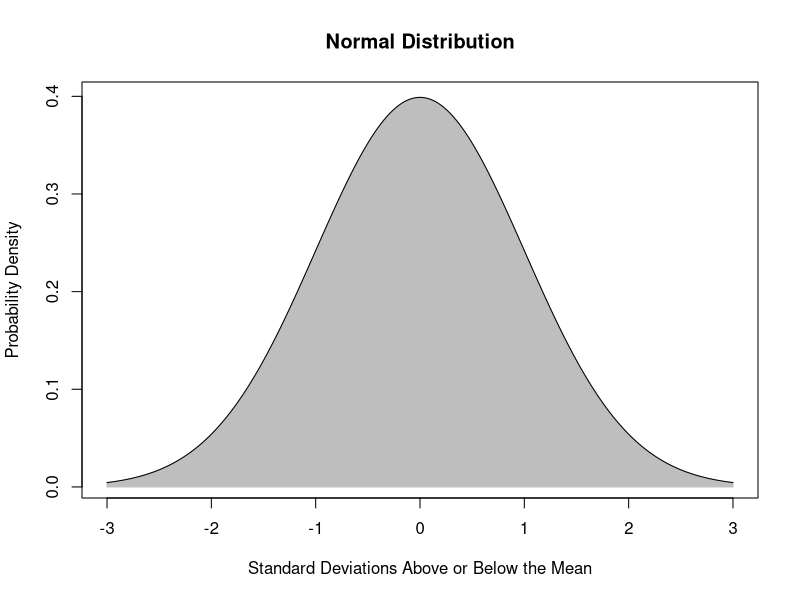
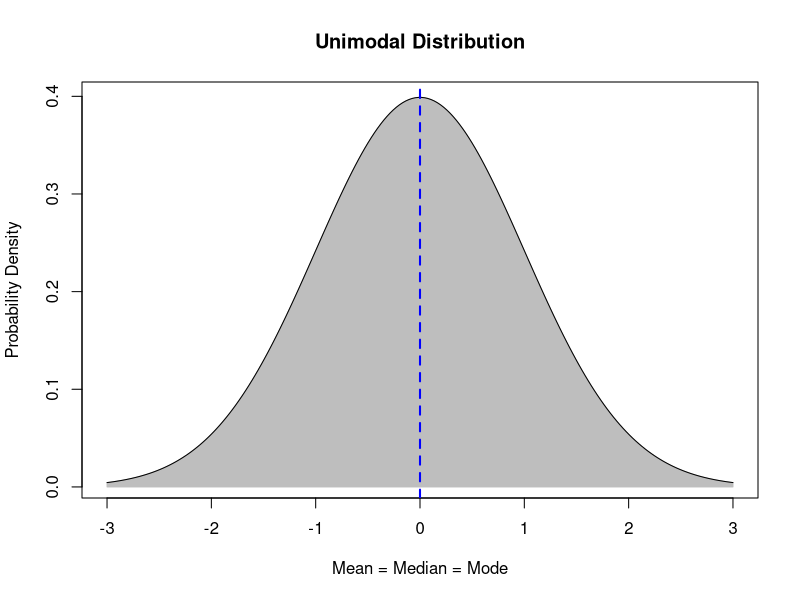
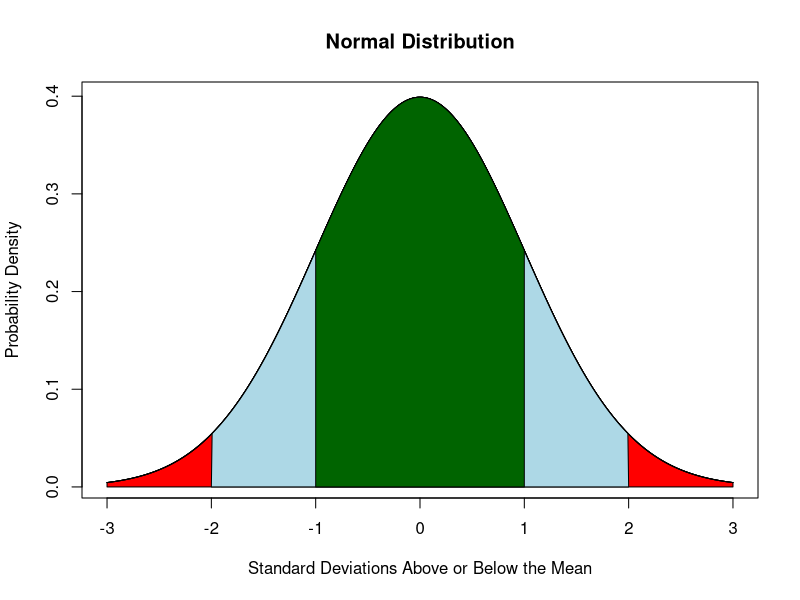
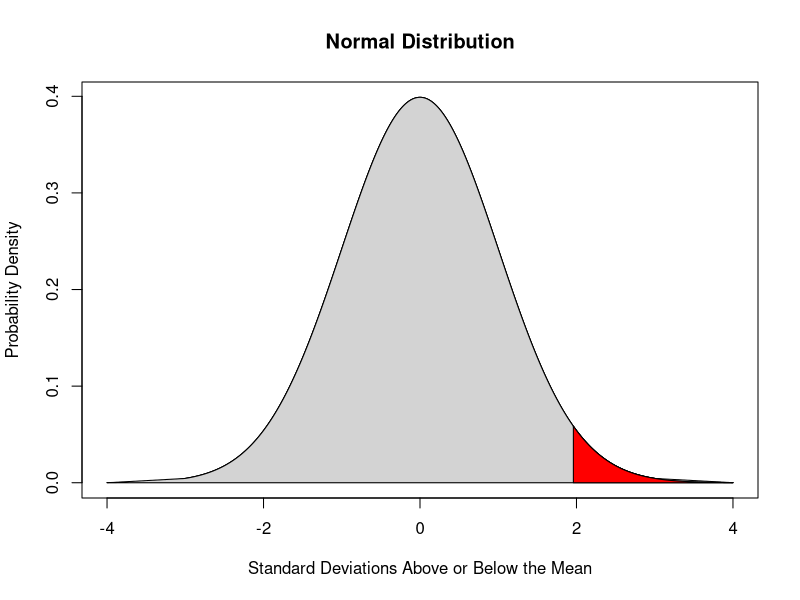
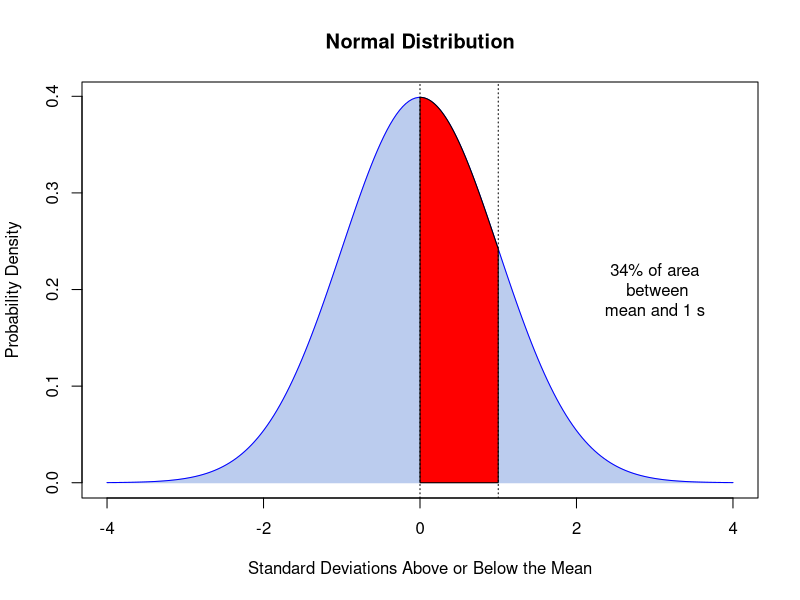
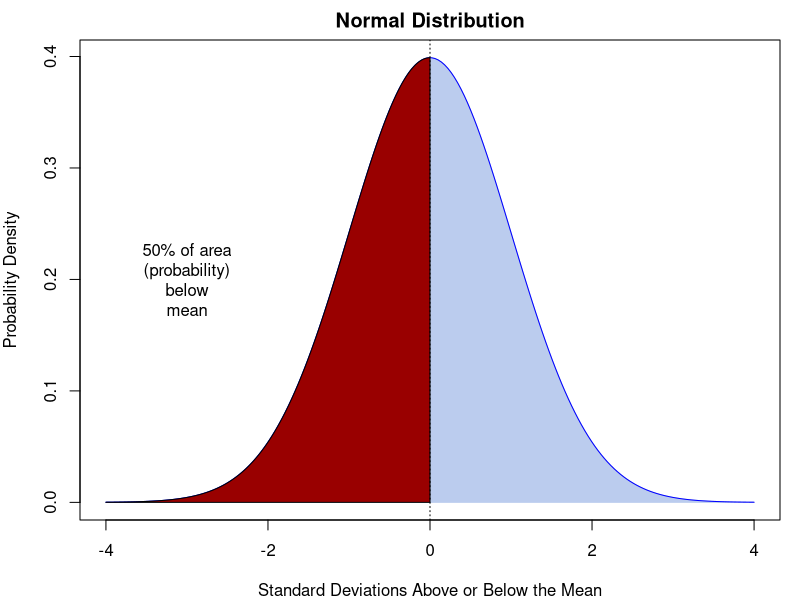
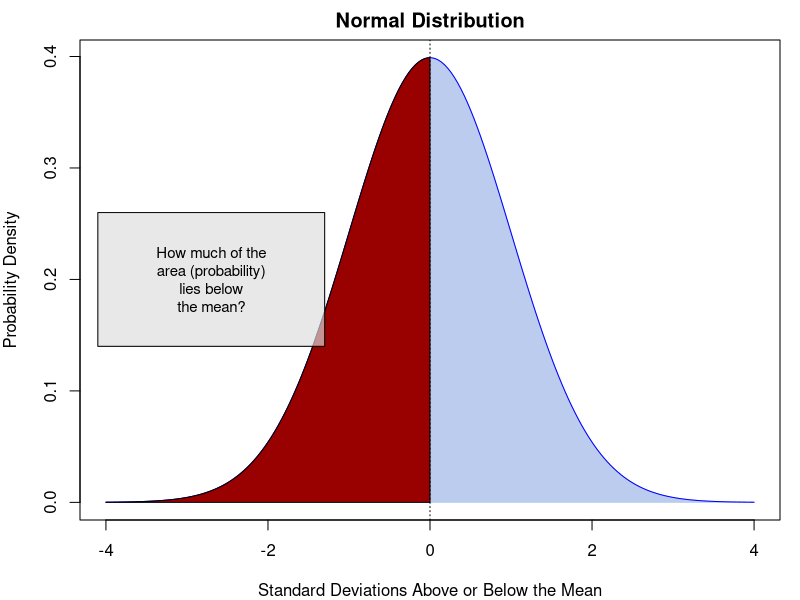
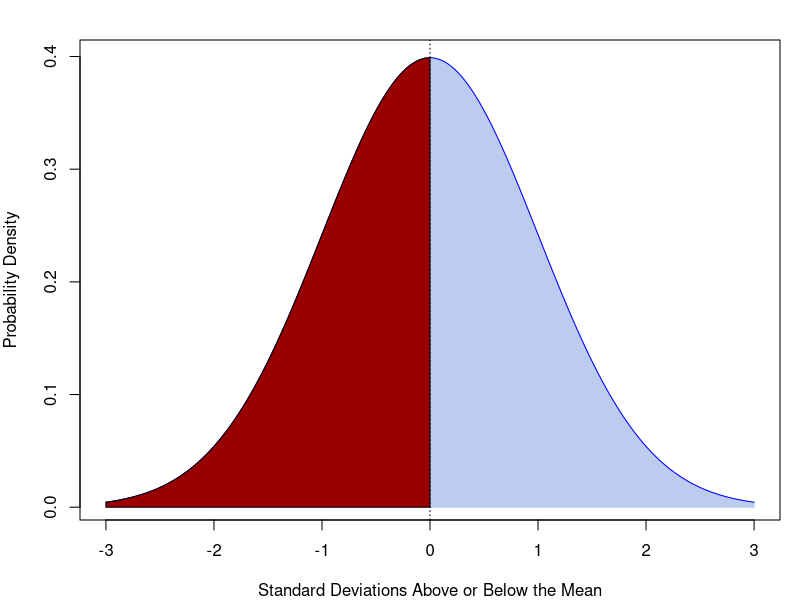

Here is the R script that generated these plots, in order:
# R plots of distributions

# 2011-2012, Jesse Hamner
# Much of this R code was assembled from multiple sources
# in the public domain. The remainder (and any errors) are mine.
#
# This script creates a series of varied normal plots, with 
# variations intended to instruct students about probability and 
# the normal distribution itself. 
#
# This series of graphics would likely not be used in its entirety, 
# at least, not all on the same day. The majority of these graphics
# would likely follow the section on coin flips, found in 
# headplot.R (a separate script, elsewhere in this folder).
#

# To keep titles consistent, here's three suggested labels:
primaryTitle<-("Normal Distribution")
primaryXTitle<-("Standard Deviations Above or Below the Mean")
primaryYTitle<-("Probability Density")

darkred <- "#990000ff"
mygreen <- "#00aa00ff"
paleblue <- "#bbccee"
paleyellow <- "#eeeeaa"
turquoise <- "#66bbdd"

# Set narrow margins for these graphics:
margins <- c(4,4,2,1)

###############################################################
# A custom function to draw fairly basic normal plots.
# This function takes a few arguments, but it's designed to
# also give a very consistent feel across plots.
###############################################################

normalPlot <- function(stddev,lb,ub,xlabel,ylabel,mainlabel,fillcolor,linecolor) {
	mean=0
	sd <- stddev
	x <- seq(lb,ub,length=200)*sd + mean
	hx <- dnorm(x,mean,sd)
	i <- x >= lb & x <= ub

	if ( linecolor=="none" | linecolor==0 | linecolor=="" | linecolor=="null" ) {
		linecolor<-("black")	
	}	

	plot(x, hx, type="n", xlab=xlabel, ylab=ylabel, main=mainlabel, 
		axes=TRUE, col=linecolor)
	
	if ( fillcolor=="none" | fillcolor=="null" | fillcolor=="") {
		fillcolor<-("white")	
	}	

	polygon(c(lb,x[i],ub), c(0,hx[i],0), col=fillcolor, border=fillcolor)
	lines(x,hx, col=linecolor)

return;
} # end of the function


###############################################################
# Sort of a demonstration of the above function -- a simple 
# normal plot from -3 to 3 std devs, mean at zero.
###############################################################


png(filename="normalplot.png", res=300, bg="white", type="quartz", pointsize=12, width=6, height=6, units="in")

normalPlot(stddev=1,
           lb=-3,
           ub=3,
           xlabel=primaryXTitle,
           ylabel=primaryYTitle,
           mainlabel=primaryTitle,
           fillcolor="gray",
           linecolor="black"
          )

dev.off()


###############################################################
# Another simple bell curve to show that the mean=median=mode 
# for this type of unimodal distribution:
###############################################################

png(filename="unimodalsymmetricplot.png",
    res=300,
    bg="white",
    type="quartz",
    pointsize=12,
    width=6,
    height=6,
    units="in"
   )

normalPlot(stddev = 1,
           lb = -3,
           ub = 3,
           xlabel = "Mean = Median = Mode",
           ylabel = primaryYTitle,
           main = "Unimodal Distribution",
           fillcolor = "gray",
           linecolor = "black"
          )
abline(v = 0,
       h = 1,
       lty = 2,
       col = "blue",
       lwd = 2
      )

dev.off()



###############################################################
# A normal plot with colored blocks between standard deviations:

###############################################################

png(filename="normalplotwithsd.png", res=300, bg="white", type="quartz", pointsize=12, width=6, height=6, units="in")

mean=0
sd=1
x <- seq(-3,3,length=100)*sd + mean
hx <- dnorm(x,mean,sd)

plot(x, hx, type="n", xlab=primaryXTitle, ylab=primaryYTitle, main=primaryTitle, axes=TRUE)
lines(x,hx)

#
# build layers of standard deviation on top of each other:
#
# from -3 to +3 s (red):
lb=-3; ub=3
x <- seq(-3,3,length=400)*sd + mean
hx <- dnorm(x,mean,sd)
lines(x, hx)
i <- x >= lb & x <= ub
polygon(c(lb,x[i],ub), c(0,hx[i],0), col="red")

area <- pnorm(ub, mean, sd) - pnorm(lb, mean, sd)
result <- paste("P(",lb,"< mean <",ub,") =",
   signif(area, digits=3))
#mtext(result,1) 

# from -2 to +2 s (light blue):
lb=-2; ub=2
x <- seq(-3,3,length=400)*sd + mean
hx <- dnorm(x,mean,sd)
lines(x, hx)
i <- x >= lb & x <= ub
polygon(c(lb,x[i],ub), c(0,hx[i],0), col="light blue")

area <- pnorm(ub, mean, sd) - pnorm(lb, mean, sd)
result <- paste("P(",lb,"< mean <",ub,") =",
   signif(area, digits=3))
#mtext(result,1) 

# from -1 to +1 s (dark green):
lb=-1; ub=1
x <- seq(-3,3,length=400)*sd + mean
hx <- dnorm(x,mean,sd)
lines(x, hx)
i <- x >= lb & x <= ub
polygon(c(lb,x[i],ub), c(0,hx[i],0), col="dark green")

area <- pnorm(ub, mean, sd) - pnorm(lb, mean, sd)
result <- paste("P(",lb,"< mean <",ub,") =",
   signif(area, digits=3))

#rect(-0.75, 0.14, 0.75, 0.16, col="#ddddddaa")
#text(result, x=0, y=0.15) 

dev.off()


######################################################
#
# This graph displays probability between 1.96 and 4 SD
# (95th percentile of probability for a two-tailed test)
#
######################################################

png(filename="normalplot95pctile.png", res=300, bg="white", type="quartz", pointsize=12, width=6, height=6, units="in")

normalPlot(stddev=1,lb=-4,ub=4,xlabel=primaryXTitle, ylabel=primaryYTitle, mainlabel=primaryTitle,fillcolor="lightgray", linecolor="black")

lb=-4; ub=4
i <- x >= lb & x <= ub
lines(x, hx)
polygon(c(lb,x[i],ub), c(0,hx[i],0), col="light gray")

area <- pnorm(ub, mean, sd) - pnorm(lb, mean, sd)
result <- paste("P(",lb, expression("< " * mu * "<"), ub,") =", signif(area, digits=3))
# mtext(result,1) 


mean=0
sd=1
lb=1.96; ub=4

x1 <- seq(lb,ub,length=100)*sd + mean
hx1 <- dnorm(x1,mean,sd)
i <- x1 >= lb & x1 <= ub

lines(x1, hx1)
polygon(c(lb,x1[i],ub), c(0,hx1[i],0), col="red")

area <- pnorm(ub, mean, sd) - pnorm(lb, mean, sd)
result <- paste("P(",lb,"< mean <",ub,") =", signif(area, digits=3))
   
#arrows(-4,0.05,4,0.05, code=3)

dev.off()

######################################################
#
# This graph displays probability between 0 and 1 SD
# (34th percentile of probability), or, here,
# 34% of the total probability distribution function area
#
######################################################

png(filename="34pctarea.png", width=5, height=4, units="in", pointsize=12, bg="white", res=300, type="quartz")

sd <- 1
lb <- -4
ub <- 4

normalPlot(stddev = sd,
           lb = lb,
           ub = ub,
           xlabel = primaryXTitle,
           ylabel = primaryYTitle,
           mainlabel = primaryTitle,
           fillcolor = paleblue,
           linecolor="blue"
          )

x=seq(0, sd, length = 200)
y=dnorm(x)
polygon(c(0,x,1),c(0,y,0), col="red")

abline(v=0,col=1,lty=3)
abline(v=sd,col=1,lty=3)

text(x=3, y=0.2, labels=("34% of area\n between\nmean and 1 s"), cex=1.0)

dev.off()

######################################################
#
# This graph displays probability between -infinity and 0 SD,
# 50% of the total probability distribution function area
#
######################################################

png(filename="50pctarea.png", 
    width=5,
    height=4,
    units="in",
    pointsize=12,
    bg="white",
    res=300,
    type="quartz"
   )

par(mar=margins)

sd <- 1
lb <- -4
ub <- 4

normalPlot(stddev=sd,lb=lb,ub=ub,xlabel=primaryXTitle, ylabel=primaryYTitle, mainlabel=primaryTitle,fillcolor=paleblue,linecolor="blue")

x=seq(-4,0,length=200)
y=dnorm(x)
polygon(c(lb,x,0),c(0,y,0), col=darkred)

abline(v=0,col=1,lty=3)
text(x=-3, y=0.2, labels=("50% of area\n(probability)\nbelow\nmean"), cex=1.0)

dev.off()



png(filename="50pctareanolabels.png", 
    width=5,
    height=4,
    units="in",
    pointsize=12,
    bg="white",
    res=300,
    type="quartz"
)

par(mar=margins)
sd <- 1
lb <- -4
ub <- 4

normalPlot(stddev=sd,lb=lb,ub=ub,xlabel=primaryXTitle, ylabel=primaryYTitle, mainlabel=primaryTitle,fillcolor=paleblue,linecolor="blue")

x=seq(-4,0,length=200)
y=dnorm(x)
polygon(c(lb,x,0),c(0,y,0), col=darkred)
abline(v=0,col=1,lty=3)
rect(-4.1, 0.14, -1.3, 0.26, col="#ddddddaa")
text(x=-2.7, y=0.2, labels=("How much of the\narea (probability)\nlies below\nthe mean?"), cex=0.9)

dev.off()


######################################################
#
# This graph displays probability between -3 and 0 SD, nearly
# 50% of the total probability distribution function area
#
######################################################

png(filename="49pctarea.png", width=5, height=4, units="in", pointsize=12, bg="white", res=300, type="quartz")

par(mar=margins)

sd <- 1
lb <- -3
ub <- 3

normalPlot(stddev=sd,lb=lb,ub=ub,xlabel=primaryXTitle, ylabel=primaryYTitle, mainlabel="",fillcolor=paleblue,linecolor="blue")

x=seq(lb,0,length=200)
y=dnorm(x)
polygon(c(lb,x,0),c(0,y,0), col=darkred)

abline(v=0,col=1,lty=3)
# text(x=-3, y=0.2, labels=("50% of area\n(probability)\nbelow\nmean"), cex=1.0)

dev.off()

################################################
#
# This graph demonstrates some hopefully basic
# arithmetic.
#
################################################

png(filename="normalplotarithmetic.png", res=300, bg="white", type="quartz", pointsize=12, width=6, height=6, units="in")

sd <- 1
x=seq(-4,4,length=200)
y=dnorm(x)
plot(x,y,type="l", lwd=2, col="blue", xlab=primaryXTitle,ylab=primaryYTitle,main=primaryTitle)
polygon(c(-4,x,4),c(0,y,0),col=darkred)

x=seq(0,sd,length=200)
y=dnorm(x)
polygon(c(0,x,sd),c(0,y,0), col=paleblue)

abline(v=0,col=1,lty=3)
abline(v=sd,col=1,lty=3)

text(x=2, y=0.3, labels=("34% of area\n between\nmean and 1 s"), cex=1.0)

x1=seq(1,4,length=200)
y1=dnorm(x1)
polygon(c(1,x1,4),c(0,y1,0),col="yellow")
text(x=3,y=0.12, labels=(expression("16% of area between")),cex=0.8)
text(x=3,y=0.1, labels=(expression("1s and " * infinity)), cex=0.8)
# expression(hat(beta) == (X^t * X)^{-1} * X^t * y)
dev.off()

################################################
#
# This plot shows 95 percent of the total probability
# up to 1.645 s, i.e. like a one-tailed test
#
################################################
png(filename="95pctarea.png", width=5, height=4, units="in", pointsize=12, bg="white", res=300, type="quartz")

sd <- 1
lb <- -4
ub <- 4

normalPlot(stddev=sd,lb=lb,ub=4,xlabel=primaryXTitle, ylabel=primaryYTitle, mainlabel=primaryTitle,fillcolor=paleblue,linecolor="blue")

sd <- 1.645
x=seq(sd,ub,length=200)
y=dnorm(x)
polygon(c(sd,x,4),c(0,y,0), col=darkred)

abline(v=0,col=1,lty=3)
abline(v=sd,col=1,lty=1)
#abline(v=-1.96,col=1,lty=1)

#text(x=0, y=0.2, labels=("Cannot reject\n null hypothesis"), cex=1.0)
text(x=3, y=0.2, labels=("5% of area\nabove 1.645 s"), cex=1.0)
#text(x=-3, y=0.2, labels=("p<0.05,\nReject null"), cex=1.0)

dev.off()

################################################
#
# This plot shows 90 percent of the total probability
# with two 5% tails (outside of +/- 1.645 standard deviations)
#
################################################

png(filename="90pctarea.png", width=5, height=4, units="in", pointsize=12, bg="white", res=300, type="quartz")

sd <- 1
lb <- -4
ub <- 4

normalPlot(stddev=sd,lb=lb,ub=4,xlabel=primaryXTitle, ylabel=primaryYTitle, mainlabel=primaryTitle,fillcolor="cyan",linecolor="blue")

sd <- 1.645
x=seq(sd,4,length=200)
y=dnorm(x)
polygon(c(sd,x,4),c(0,y,0), col="red")

x=seq(-4,-(sd),length=200)
y=dnorm(x)
polygon(c(-4,x,-(sd)),c(0,y,0), col="red")

abline(v=0,col=1,lty=3)
abline(v=sd,col=1,lty=1)
abline(v=-(sd),col=1,lty=1)

text(x=0, y=0.2, labels=("90% of\narea inside\n[-1.65s,+1.65s]"), cex=1.0)
text(x=3, y=0.1, labels=("5% here"), cex=1.0)
text(x=-3, y=0.1, labels=("5% here"), cex=1.0)

dev.off()

################################################
#
# This plot shows 95 percent of the total 
# probability with two 2.5% tails (outside of
# +/- 1.96 standard deviations)
#
################################################

png(filename="95pctconfidence.png", width=5, height=4, units="in", pointsize=12, bg="white", res=300, type="quartz")

sd <- 1
lb <- -4
ub <- 4

normalPlot(stddev=sd,lb=lb,ub=4,xlabel=primaryXTitle, ylabel=primaryYTitle, mainlabel=primaryTitle,fillcolor="cyan",linecolor="blue")

sd <- 1.96

x=seq(sd,4,length=200)
y=dnorm(x)
polygon(c(sd,x,4),c(0,y,0), col="red")

x=seq(-4,-(sd),length=200)
y=dnorm(x)
polygon(c(-4,x,-(sd)),c(0,y,0), col="red")

abline(v=0,col=1,lty=3)
abline(v=sd,col=1,lty=1)
abline(v=-(sd),col=1,lty=1)

text(x=0, y=0.2, labels=("95% of\narea inside\n[-1.96s,+1.96s]"), cex=1.0)
text(x=3, y=0.1, labels=("2.5% here"), cex=1.0)
text(x=-3, y=0.1, labels=("2.5% here"), cex=1.0)

dev.off()

################################################
#
# This plot overlays multiple normal plots
# to help students visualize *sample* versus
# *population* distribution
#
################################################

png(filename="multiplesamples.png", width=5, height=4, units="in", pointsize=12, bg="white", res=300, type="quartz")

sd <- 1
x=seq(-6,6,length=200)
y=dnorm(x)
plot(x,y,type="l", lwd=3, col="blue", ylab="Probability Density", main="Population versus Samples")

x=seq(-6,6,length=200)
y=dnorm(x)
polygon(c(-4,x,4),c(0,y,0),col="cyan")

#x=seq(0,sd,length=200)
#y=dnorm(x)
#polygon(c(0,x,sd),c(0,y,0), col="red")


x=seq(-1,6,length=200)
y=dnorm(x, mean=3, sd=0.5)
#polygon(c(-3,x,3),c(0,y,0),col="green")
lines(x,(y*0.3), type="l", lwd=3, col="black")


x=seq(-5,4,length=200)
y=dnorm(x, mean=-1, sd=1.2)
polygon(c(-5,x,4),c(0,(y*0.4),0),col="gray")
lines(x,(y*0.4), type="l", lwd=3, col="red")

abline(v=-1,col=1,lty=3)
abline(v=3,col=1,lty=3)
abline(v=0, lty=2, col="blue")

x=seq(-4,-1.5,length=200)
y=dnorm(x)
lines(x,y,type="l", lty=2, lwd=1, col="blue")


text(x=0, y=0.18, labels=("Overall\nPopulation"), cex=1.0)
text(x=4.7, y=0.2, labels=("Sample B"), cex=1.0)
text(x=-1, y=0.05, labels=("Sample A"), cex=1.0)

dev.off()


###############################################################
# Simplistic labels on the normal plot:
###############################################################

png(filename="normalplot_simplelabels.png", res=300, bg="white", type="quartz", pointsize=12, width=6, height=6, units="in")

par(mar=margins)

normalPlot(stddev=1,lb=-3,ub=3,xlabel="Value of some parameter X", ylabel="Likelihood of value X occurring", mainlabel="",fillcolor="gray",linecolor="black")
abline(v=0,col="blue")
text(0.2,0.2,labels="Average value of X", srt=90, cex=1.4)

dev.off()


################################################
#
# This plot shows 95 percent of the total 
# probability with two 2.5% tails (outside of
# +/- 1.96 standard deviations)
#
################################################

png(filename="95pctconfidencePSCIsample.png", width=5, height=4, units="in", pointsize=12, bg="white", res=300, type="quartz")

sd <- 1
lb <- -4
ub <- 4

normalPlot(stddev=sd,lb=lb,ub=4,xlabel=primaryXTitle, ylabel=primaryYTitle, mainlabel=primaryTitle,fillcolor="cyan",linecolor="blue")

sd <- 1.96

x=seq(sd,4,length=200)
y=dnorm(x)
polygon(c(sd,x,4),c(0,y,0), col="red")

x=seq(-4,-(sd),length=200)
y=dnorm(x)
polygon(c(-4,x,-(sd)),c(0,y,0), col="red")

abline(v=0,col=1,lty=3)
abline(v=sd,col=1,lty=1)
abline(v=-(sd),col=1,lty=1)

#text(x=0, y=0.2, labels=("95% of\narea inside\n[-1.96s,+1.96s]"), cex=1.0)
text(x=-0.09, y=0.15, labels="10% would be\nmajors (µ)", cex=1.0, srt=90)
text(x=3.1, y=0.15, labels=("more than\n12.6% would\nbe majors"), cex=1.0)
text(x=-3, y=0.15, labels=("less than\n7.4% would\nbe majors"), cex=1.0)

dev.off()


####################################################
#
# This plot displays the area to the left of z=1.37
#
####################################################


png(filename="z137areaplot.png", width=5, height=4, units="in", pointsize=12, bg="white", res=300, type="quartz")
sd <- 1
lb <- -4
ub <- 4

normalPlot(stddev=sd,
           lb=lb,
           ub=4,
           xlabel=primaryXTitle,
           ylabel=primaryYTitle,
           mainlabel=primaryTitle,
           fillcolor=paleblue,
           linecolor="blue"
          )

sd <- 1.37
x=seq(sd,4,length=200)
y=dnorm(x)
polygon(c(sd,x,4),c(0,y,0), col=paleyellow)

abline(v=0, col="gray40", lty=2, lwd=1)
abline(v=sd, lty=1, col="gray40")
lines(x=c(1.37, 1.37), y=c(0,y[1]), lwd=3)

rect(-3.8, 0.07, -0.8, 0.17, col="#ddddddaa")
text(x=-2.3, y=0.14, expression("% of area inside"), cex=1.0)
text(x=-2.3, y=0.1, expression("(-" * infinity * ", +1.37s]"), cex=1.0)
text(x=1.9, y=0.17, "1.37s")

dev.off()


png(filename="z137areaplot02.png", width=5, height=4, units="in", pointsize=12, bg="white", res=300, type="quartz")
sd <- 1
lb <- -4
ub <- 4

normalPlot(stddev=sd,
           lb=lb,
           ub=ub,
           xlabel=primaryXTitle,
           ylabel=primaryYTitle,
           mainlabel=primaryTitle,
           fillcolor=paleyellow,
           linecolor="blue"
)

sd <- 1.37
x=seq(sd,4,length=200)
y=dnorm(x)
polygon(c(sd,x,4),c(0,y,0), col=paleblue)
abline(v=sd, lwd=1, col="gray40")
lines(x=c(1.37, 1.37), y=c(0,y[1]), lwd=2)
text(x=0, y=0.15, "0.9147")
#rect(1.7, 0.12, 3.6, 0.17, col="#ddddddaa")
text(x=2.8, y=0.15, "1 - 0.9147")
arrows(x0 = 2.4, x1 = 2, y0 = 0.13, y1 = 0.07, col = "blue", lwd = 1, angle = 15, length = 0.1) 

dev.off()




png(filename="z-203areaplot02.png", width=5, height=4, units="in", pointsize=12, bg="white", res=300, type="quartz")
sd <- 1
lb <- -4
ub <- 4

normalPlot(stddev=sd,
           lb=lb,
           ub=ub,
           xlabel=primaryXTitle,
           ylabel=primaryYTitle,
           mainlabel=primaryTitle,
           fillcolor=paleyellow,
           linecolor=darkred
)

sd <- -2.03
x <- seq(-4, sd,length=100)
y <- dnorm(x)
polygon(c(lb,x,sd),c(0,y,0), col = paleblue, border="black")
lines(x, y, col=darkred)
abline(v = sd, lwd = 1, col = "gray80")
lines(x = c(sd, sd), y = c(0,y[100]), lwd = 2)
rect(-2.9, 0.17, -1.1, 0.23, col = "#ddddddbb")
text(x = -2, y = 0.2, "z = -2.03")
text(x=-3.2, y=0.1, "Area =\n0.0212", cex=0.8)
arrows(x0=-3, x1=-2.5, y0=0.06, y1 = 0.02, col="blue", lwd=1, angle=15, length=0.1) 
dev.off()



####################################################
#
# Make a symmetric, but not-normal distribution
#
####################################################

sd <- 1
ub <- 7
lb <- -7
mean <- 0
x <- seq(lb, ub , length = 400) * sd + mean
x1 <- seq(-3, 3 , length = 200) * sd + mean

hx <- dnorm(x, mean, sd)
hxx <- dnorm(x1, mean, sd)  * 1.5

# create a 1-column matrix and add zero-value columns
# to it
q <- matrix(data=x, nrow=length(x), ncol=1)
q <- cbind(q, hx)
#q[,2] <- hx
q <- cbind(q, 0)
q[201:400,3] <- hxx
q <- cbind(q, 0)
q[1:200,4] <- hxx
q <- cbind(q, 0)
q[,5] <- q[,2] + (q[,3] + q[,4])


png(filename="symmetricnotnormal.png",
    width=5,
    height=4,
    units="in",
    pointsize=12,
    bg="white",
    res=300, type="quartz"
   )

plot(q[,1], q[,5], 
     xlab = '', ylab = '', 
     ylim = c(0,0.7), axes = FALSE,
     type = "l", 
     col = darkred, 
     lwd = 2)

polygon(c(lb, q[,1], ub),
        c(0, q[,5], 0),
        col = paleyellow,
        border = darkred
       )
axis(side = 1, at = c(-7,7), labels = NA)
axis(side = 2, at = c(0,0.7), labels = NA)
dev.off()


png(filename="multiplenormalplots.png", 
    width=5,
    height=4,
    units="in",
    pointsize=12,
    bg="white",
    res=300,
    type="quartz"
   )

sd <- 1
lb <- -8
ub <- 8
mean <- 0
x <- seq(lb, ub , length = 400) * sd + mean
hxiv <- dnorm(x, mean, sd)

plot(x, 
     hxiv,
     type="l",
     xlab="",
     ylab="Probability Density",
     main = "", 
     axes = TRUE,
     xlim = c(lb, ub),
     bg = paleyellow,
     col = darkred)
polygon(c(lb,x,ub),c(0,hxiv,0), col=paleyellow, border=darkred)

hx <- dnorm(x, mean, sd * 2)
hxx <- dnorm(x, mean, sd * 3.5) * 0.9

polygon(c(lb,x,ub),c(0,hx,0), col=paleyellow, border=paleyellow)
polygon(c(lb,x,ub),c(0,hxx,0), col=paleyellow, border=paleyellow)

mean <- -4
x1 <- seq(lb, ub , length = 400) * sd + mean
hxxx <- dnorm(x1, mean, sd * 1.25) * 0.75
polygon(c(lb,x1,ub),c(0,hxxx,0), col=paleyellow, border=paleyellow)

lines(x, hx, col="darkgreen", lwd=2)
lines(x, hxx, col="purple", lwd=2)
lines(x1, hxxx, col="blue", lwd=2)
lines(x, hxiv, col=darkred, lwd=2)


dev.off()


png(filename="1sigmanormalplot.png", 
    width=5,
    height=4,
    units="in",
    pointsize=12,
    bg="white",
    res=300,
    type="quartz"
)
qmat <- matrix(data=c(c(-1,0,1), c(-1,0,1), c(0,0,0), dnorm(c(-1,0,1), 0, 1)), byrow=FALSE, nrow=3, ncol=4)

par(mai=c(0.5,0.25,0.25,0.25), cex.lab = 1.2)
sd <- 1
lb <- -4
ub <- 4
mean <- 0
x <- seq(lb, ub , length = 400) * sd + mean
hx <- dnorm(x, mean, sd)
greeklabels <- c(expression(mu * " + " * sigma),
                 expression(mu),
                 expression(mu * " - " * sigma))

plot(x, 
     hxiv,
     type="l",
     xlab="",
     ylab="Probability Density",
     main = "", 
     axes = FALSE,
     xlim = c(lb, ub),
     ylim = c(0, 0.45),
     bg = paleyellow,
     col = darkred
    )

polygon(c(lb,x,ub),c(0,hx,0), col=paleyellow, border="black")
lines(x, hx, col=darkred, lwd=2)
lines (x=qmat[1,1:2], y=qmat[1,3:4], lty=2, col="gray50", lwd=2)
lines (x=qmat[2,1:2], y=qmat[2,3:4], lty=2, col="gray50", lwd=2)
lines (x=qmat[3,1:2], y=qmat[3,3:4], lty=2, col="gray50", lwd=2)
axis(side=1, at=c(-1,0,1), tick=TRUE, outer = FALSE, pos=0, padj=1, labels=greeklabels, cex=1.2)

dev.off()





png(filename="1stddevnormalplot.png", 
    width=5,
    height=4,
    units="in",
    pointsize=12,
    bg="white",
    res=300,
    type="quartz"
)
par(mai=c(0.5,0.25,0.25,0.25), cex.lab = 1.2)
sd <- 1
lb <- -4
ub <- 4
mean <- 0
x <- seq(lb, ub , length = 400) * sd + mean
hx <- dnorm(x, mean, sd)
samplelabels <- c(-1,0,1)

qmat <- matrix(data=c(c(-1,0,1), c(-1,0,1), c(0,0,0), dnorm(c(-1,0,1), 0, 1)), byrow=FALSE, nrow=3, ncol=4)

plot(x, 
     hxiv,
     type="l",
     xlab="",
     ylab="Probability Density",
     main = "", 
     axes = FALSE,
     xlim = c(lb, ub),
     ylim = c(0, 0.45),
     bg = paleyellow,
     col = darkred
)

polygon(c(lb,x,ub),c(0,hx,0), col=paleyellow, border="black")
lines(x, hx, col=darkred, lwd=2)
lines (x=qmat[1,1:2], y=qmat[1,3:4], lty=2, col="gray50", lwd=2)
lines (x=qmat[2,1:2], y=qmat[2,3:4], lty=2, col="gray50", lwd=2)
lines (x=qmat[3,1:2], y=qmat[3,3:4], lty=2, col="gray50", lwd=2)

axis(side=1, at=c(-1,0,1), tick=TRUE, outer = FALSE, pos=0, padj=1, labels=samplelabels, cex=1.2)

dev.off()







png(filename="z1mirror01.png", width=5, height=4, units="in", pointsize=12, bg="white", res=300, type="quartz")
sd <- 1
lb <- -3
ub <- 3
mean <- 0

x <- seq(lb, ub, length=200)
y <- dnorm(x)

x1 <- seq(sd, ub, length=100)
y1 <- dnorm(x1)

plot(x, y, 
     xlab = '', ylab = '',
     xlim = c(lb - 0.1, ub + 0.1),
     ylim = c(0,0.45), axes = FALSE,
     type = "l", 
     col = darkred, 
     lwd = 2)

axis(side = 1, at = c(sd*-1, 0, sd), labels = c("-z", "0", "z"))
axis(side = 1, at = c(lb, ub), labels = NA, tick = TRUE, lwd.ticks=0)

polygon(c(lb,x,ub),c(0,y,0), col = paleyellow, border = paleyellow)
lines(x, y, col=darkred)

polygon(c(sd,x1,ub),c(0,y1,0), col = paleblue, border = paleblue)
lines(x1, y1, col=darkred)

lines(x = c(sd,sd), y= c(0, dnorm(sd)), lwd = 2, col = turquoise)
lines(x = c(sd * -1 , sd * -1), y= c(0, dnorm(sd * -1)), lwd = 2, col = turquoise)

text(x = 2, y = 0.23, "Area to the")
text(x=2, y=0.185, "right of z", cex=1)
arrows(x0=2, x1=1.6, y0=0.17, y1 = 0.09, col="blue", lwd=1, angle=15, length=0.1) 
dev.off()


png(filename="z1mirror02.png", width=5, height=4, units="in", pointsize=12, bg="white", res=300, type="quartz")
sd <- 1
lb <- -3
ub <- 3
mean <- 0

x <- seq(lb, ub, length=200)
y <- dnorm(x)

x1 <- seq(lb, sd*-1, length=100)
y1 <- dnorm(x1)

plot(x, y, 
     xlab = '', ylab = '',
     xlim = c(lb - 0.1, ub + 0.1),
     ylim = c(0,0.45), axes = FALSE,
     type = "l", 
     col = darkred, 
     lwd = 2)

axis(side = 1, at = c(sd*-1, 0, sd), labels = c("-z", "0", "z"))
axis(side = 1, at = c(lb, ub), labels = NA, tick = TRUE, lwd.ticks=0)

polygon(c(lb,x,ub),c(0,y,0), col = paleyellow, border = paleyellow)
lines(x, y, col=darkred)

polygon(c(lb,x1,sd*-1),c(0,y1,0), col = paleblue, border = paleblue)
lines(x1, y1, col=darkred)

lines(x = c(sd,sd), y= c(0, dnorm(sd)), lwd = 2, col = turquoise)
lines(x = c(sd * -1 , sd * -1), y= c(0, dnorm(sd * -1)), lwd = 2, col = turquoise)

text(x = -2, y = 0.23, "Area to the")
text(x = -2, y = 0.185, "left of z", cex = 1)
arrows(x0 = -2, x1 = -1.6, y0 = 0.17, y1 = 0.09, col = "blue", lwd = 1, angle = 15, length = 0.1) 
dev.off()



png(filename="z1mirror03.png", width=5, height=4, units="in", pointsize=12, bg="white", res=300, type="quartz")
sd <- 1
lb <- -3
ub <- 3
mean <- 0

x <- seq(lb, ub, length=200)
y <- dnorm(x)

x1 <- seq(sd*-1, sd, length=100)
y1 <- dnorm(x1)

plot(x, y, 
     xlab = '', ylab = '',
     xlim = c(lb - 0.1, ub + 0.1),
     ylim = c(0,0.45), axes = FALSE,
     type = "l", 
     col = darkred, 
     lwd = 2)

axis(side = 1, at = c(sd*-1, 0, sd), labels = c("-z", "0", "z"))
axis(side = 1, at = c(lb, ub), labels = NA, tick = TRUE, lwd.ticks=0)

polygon(c(lb,x,ub),c(0,y,0), col = paleyellow, border = paleyellow)
lines(x, y, col=darkred)

polygon(c(sd*-1, x1, sd),c(0,y1,0), col = paleblue, border = paleblue)
lines(x1, y1, col=darkred)

lines(x = c(sd,sd), y= c(0, dnorm(sd)), lwd = 2, col = turquoise)
lines(x = c(sd * -1 , sd * -1), y= c(0, dnorm(sd * -1)), lwd = 2, col = turquoise)

text(x = -2, y = 0.23, "Area to the")
text(x = -2, y = 0.185, "left of z", cex = 1)
arrows(x0 = -2, x1 = -1.6, y0 = 0.17, y1 = 0.09, col = "blue", lwd = 1, angle = 15, length = 0.1) 
dev.off()




png(filename="z1mirror04.png", width=5, height=4, units="in", pointsize=12, bg="white", res=300, type="quartz")
sd <- 2
lb <- -3
ub <- 3
mean <- 0

x <- seq(lb, ub, length=200)
y <- dnorm(x)

x1 <- seq(lb, sd*-1, length=100)
y1 <- dnorm(x1)

x2 <- seq(sd, ub, length=100)
y2 <- dnorm(x2)


plot(x, y, 
     xlab = '', ylab = '',
     xlim = c(lb - 0.1, ub + 0.1),
     ylim = c(0,0.45), axes = FALSE,
     type = "l", 
     col = darkred, 
     lwd = 2)

axis(side = 1, at = c(sd*-1, 0, sd), labels = c("-z", "0", "z"))
axis(side = 1, at = c(lb, ub), labels = NA, tick = TRUE, lwd.ticks=0)

polygon(c(lb,x,ub),c(0,y,0), col = paleyellow, border = paleyellow)
lines(x, y, col=darkred)

polygon(c(lb, x1, sd * -1),c(0,y1,0), col = paleblue, border = paleblue)
lines(x1, y1, col=darkred)

polygon(c(sd, x2, ub),c(0,y2,0), col = paleblue, border = paleblue)
lines(x2, y2, col=darkred)

lines(x = c(sd,sd), y= c(0, dnorm(sd)), lwd = 2, col = turquoise)
lines(x = c(sd * -1 , sd * -1), y= c(0, dnorm(sd * -1)), lwd = 2, col = turquoise)

text(x = -2, y = 0.23, "Area to the")
text(x = -2, y = 0.185, "left of z", cex = 1)
arrows(x0 = -2, x1 = -1.6, y0 = 0.17, y1 = 0.09, col = "blue", lwd = 1, angle = 15, length = 0.1) 
dev.off()



png(filename="normaltemp01.png", width=5, height=4, units="in", pointsize=12, bg="white", res=300, type="quartz")
sd <- 1
lb <- -3
ub <- 3
mean <- 0

x <- seq(lb, ub, length=200)
y <- dnorm(x)

sd1 <- -2.33
x1 <- seq(lb, sd1, length=100)
y1 <- dnorm(x1)

plot(x, y, 
     xlab = '', ylab = '',
     xlim = c(lb - 0.1, ub + 0.1),
     ylim = c(0,0.45), axes = FALSE,
     type = "l", 
     col = darkred, 
     lwd = 2)

axis(side = 1, at = c(sd1, 0, sd1 * -1), labels = c("-2.33", "0", "2.33"))
axis(side = 1, at = c(lb, ub), labels = NA, tick = TRUE, lwd.ticks=0)

polygon(c(lb,x,ub),c(0,y,0), col = paleyellow, border = paleyellow)
lines(x, y, col=darkred)

polygon(c(lb,x1,sd1),c(0,y1,0), col = paleblue, border = paleblue)
lines(x1, y1, col=darkred)

lines(x = c(sd1,sd1), y= c(0, dnorm(sd1)), lwd = 2, col = turquoise)

#text(x = 2, y = 0.23, "Area to the")
#text(x=2, y=0.185, "right of z", cex=1)
#arrows(x0=2, x1=1.6, y0=0.17, y1 = 0.09, col="blue", lwd=1, angle=15, length=0.1) 
dev.off()


png(filename="normaltemp02.png", width=5, height=4, units="in", pointsize=12, bg="white", res=300, type="quartz")
sd <- 1
lb <- -3
ub <- 3
mean <- 0

x <- seq(lb, ub, length=200)
y <- dnorm(x)

sd1 <- -2.33
x1 <- seq(lb, sd1, length=100)
y1 <- dnorm(x1)

plot(x, y, 
     xlab = '', ylab = '',
     xlim = c(lb - 0.1, ub + 0.1),
     ylim = c(0,0.45), axes = FALSE,
     type = "l", 
     col = darkred, 
     lwd = 2)

axis(side = 1, at = c(sd1, 0, sd1 * -1), labels = c("96.9", "98.6", ""))
axis(side = 1, at = c(lb, ub), labels = NA, tick = TRUE, lwd.ticks=0)

polygon(c(lb,x,ub),c(0,y,0), col = paleyellow, border = paleyellow)
lines(x, y, col=darkred)

polygon(c(lb,x1,sd1),c(0,y1,0), col = paleblue, border = paleblue)
lines(x1, y1, col=darkred)
lines(x = c(sd1,sd1), y= c(0, dnorm(sd1)), lwd = 2, col = turquoise)

dev.off()







png(filename="normaltemp03.png", width=5, height=4, units="in", pointsize=12, bg="white", res=300, type="quartz")
sd <- 1
lb <- -3
ub <- 3
mean <- 0

x <- seq(lb, ub, length=200)
y <- dnorm(x)

sd1 <- -1.37
x1 <- seq(sd1, ub, length=200)
y1 <- dnorm(x1)

plot(x, y, 
     xlab = '', ylab = '',
     xlim = c(lb - 0.1, ub + 0.1),
     ylim = c(0,0.45), axes = FALSE,
     type = "l", 
     col = darkred, 
     lwd = 2)

axis(side = 1, at = c(sd1, 0), labels = c("-1.37", "0"))
axis(side = 1, at = c(lb, ub), labels = NA, tick = TRUE, lwd.ticks=0)

polygon(c(lb,x,ub),c(0,y,0), col = paleyellow, border = paleyellow)
lines(x, y, col=darkred)

polygon(c(sd1,x1,ub),c(0,y1,0), col = paleblue, border = paleblue)
lines(x1, y1, col=darkred)

lines(x = c(sd1,sd1), y= c(0, dnorm(sd1)), lwd = 2, col = turquoise)
dev.off()


png(filename="normaltemp04.png", width=5, height=4, units="in", pointsize=12, bg="white", res=300, type="quartz")
sd <- 1
lb <- -3
ub <- 3
mean <- 0

x <- seq(lb, ub, length=200)
y <- dnorm(x)

sd1 <- -1.37
x1 <- seq(sd1, ub, length=200)
y1 <- dnorm(x1)

plot(x, y, 
     xlab = '', ylab = '',
     xlim = c(lb - 0.1, ub + 0.1),
     ylim = c(0,0.45), axes = FALSE,
     type = "l", 
     col = darkred, 
     lwd = 2)

axis(side = 1, at = c(sd1, 0), labels = c("97.6", "98.6"))
axis(side = 1, at = c(lb, ub), labels = NA, tick = TRUE, lwd.ticks=0)

polygon(c(lb,x,ub),c(0,y,0), col = paleyellow, border = paleyellow)
lines(x, y, col=darkred)

polygon(c(sd1,x1,ub),c(0,y1,0), col = paleblue, border = paleblue)
lines(x1, y1, col=darkred)

lines(x = c(sd1,sd1), y= c(0, dnorm(sd1)), lwd = 2, col = turquoise)
dev.off()





png(filename="normaltemp05.png", width=5, height=4, units="in", pointsize=12, bg="white", res=300, type="quartz")
margins <- margins
sd <- 1
lb <- -3
ub <- 3
mean <- 0
sd1 <- -0.82
sd2 <- 0.55
templabels <- c("-0.82", "0", "0.55")
labelplacement <- c(sd1, mean, sd2)

x <- seq(lb, ub, length=200)
qmat <- matrix(data=x, ncol=1)
qmat <- cbind(qmat, dnorm(qmat[,1]))
qmat <- cbind(qmat, seq(lb, sd1, length=200))
qmat <- cbind(qmat, dnorm(qmat[,3]))
qmat <- cbind(qmat, seq(sd2, ub, length=200))
qmat <- cbind(qmat, dnorm(qmat[,5]))

plot(qmat[,1], qmat[,2], 
     xlab = '', ylab = '',
     xlim = c(lb - 0.1, ub + 0.1),
     ylim = c(0,0.45), axes = FALSE,
     type = "l", 
     col = darkred, 
     lwd = 2)

axis(side = 1, at = labelplacement, labels = templabels, cex.axis=0.7)
axis(side = 1, at = c(lb, ub), labels = NA, tick = TRUE, lwd.ticks=0)

polygon(c(lb,qmat[,1],ub),c(0,qmat[,2],0), col = paleblue, border = paleblue)
polygon(c(lb, qmat[,3], sd1),c(0,qmat[,4],0), col = paleyellow, border = paleyellow)
polygon(c(sd2,qmat[,5],ub),c(0,qmat[,6],0), col = paleyellow, border = paleyellow)

lines(x = c(sd1, sd1), y = c(0, dnorm(sd1)), lwd = 2, col = turquoise)
lines(x = c(sd2, sd2), y = c(0, dnorm(sd2)), lwd = 2, col = turquoise)
lines(qmat[,1], qmat[,2], col = darkred, lwd = 2)

dev.off()


png(filename="normaltemp06.png", width=5, height=4, units="in", pointsize=12, bg="white", res=300, type="quartz")
margins <- margins
sd <- 1
lb <- -3
ub <- 3
mean <- 0
sd1 <- -0.82
sd2 <- 0.55
templabels <- c("98", "98.6", "99")
labelplacement <- c(sd1, mean, sd2)

x <- seq(lb, ub, length=200)
qmat <- matrix(data=x, ncol=1)
qmat <- cbind(qmat, dnorm(qmat[,1]))
qmat <- cbind(qmat, seq(lb, sd1, length=200))
qmat <- cbind(qmat, dnorm(qmat[,3]))
qmat <- cbind(qmat, seq(sd2, ub, length=200))
qmat <- cbind(qmat, dnorm(qmat[,5]))

plot(qmat[,1], qmat[,2], 
     xlab = '', ylab = '',
     xlim = c(lb - 0.1, ub + 0.1),
     ylim = c(0,0.45), axes = FALSE,
     type = "l", 
     col = darkred, 
     lwd = 2)

axis(side = 1, at = labelplacement, labels = templabels, cex.axis=0.7)
axis(side = 1, at = c(lb, ub), labels = NA, tick = TRUE, lwd.ticks=0)

polygon(c(lb,qmat[,1],ub),c(0,qmat[,2],0), col = paleblue, border = paleblue)
polygon(c(lb, qmat[,3], sd1),c(0,qmat[,4],0), col = paleyellow, border = paleyellow)
polygon(c(sd2,qmat[,5],ub),c(0,qmat[,6],0), col = paleyellow, border = paleyellow)

lines(x = c(sd1, sd1), y = c(0, dnorm(sd1)), lwd = 2, col = turquoise)
lines(x = c(sd2, sd2), y = c(0, dnorm(sd2)), lwd = 2, col = turquoise)
lines(qmat[,1], qmat[,2], col = darkred, lwd = 2)

dev.off()


png(filename="normaltemp05a.png", width=5, height=4, units="in", pointsize=12, bg="white", res=300, type="quartz")
margins <- margins
sd <- 1
lb <- -3
ub <- 3
mean <- 0
sd1 <- -0.82
sd2 <- 0.55
templabels <- c("-0.82", "0", "0.55")
labelplacement <- c(sd1, mean, sd2)

x <- seq(lb, ub, length=200)
qmat <- matrix(data=x, ncol=1)
qmat <- cbind(qmat, dnorm(qmat[,1]))
qmat <- cbind(qmat, seq(lb, sd1, length=200))
qmat <- cbind(qmat, dnorm(qmat[,3]))
qmat <- cbind(qmat, seq(sd2, ub, length=200))
qmat <- cbind(qmat, dnorm(qmat[,5]))

plot(qmat[,1], qmat[,2], 
     xlab = '', ylab = '',
     xlim = c(lb - 0.1, ub + 0.1),
     ylim = c(0,0.45), axes = FALSE,
     type = "l", 
     col = darkred, 
     lwd = 2)

axis(side = 1, at = labelplacement, labels = templabels, cex.axis=0.7)
axis(side = 1, at = c(lb, ub), labels = NA, tick = TRUE, lwd.ticks=0)

polygon(c(lb,qmat[,1],ub),c(0,qmat[,2],0), col = paleblue, border = paleblue)
polygon(c(lb, qmat[,3], sd1),c(0,qmat[,4],0), col = "#88ff8877", border = "#88ff8877")
polygon(c(sd2,qmat[,5],ub),c(0,qmat[,6],0), col = paleyellow, border = paleyellow)

lines(x = c(sd1, sd1), y = c(0, dnorm(sd1)), lwd = 2, col = turquoise)
lines(x = c(sd2, sd2), y = c(0, dnorm(sd2)), lwd = 2, col = turquoise)
abline(v=0.55, lwd = 2, col = turquoise)
lines(qmat[,1], qmat[,2], col = darkred, lwd = 2)

arrows(x0 = -0.82, x1 = -3, y0 = 0.28, y1 = 0.28, col = "#88ff88", lwd = 1, angle = 15, length=0.1)
text(x = -2, y=0.25, "Area = 0.2061")

arrows(x0 = 0.55, x1 = -3, y0 = 0.42, y1 = 0.42, col = "blue", lwd = 1, angle = 15, length=0.1)
text(x = -0.42, y=0.45, "Area = 0.7088")

arrows(x0 = 0.55, x1 = 3, y0 = 0.35, y1 = 0.35, col = "orange", lwd = 1, angle = 15, length=0.1)
text(x = 2, y=0.3, "Area =\n1 - 0.7088")

dev.off()



png(filename="normalareabetween.png", width=5, height=4, units="in", pointsize=12, bg="white", res=300, type="quartz")
margins <- margins
sd <- 1
lb <- -3
ub <- 3
mean <- 0
sd1 <- -1.25
sd2 <- sd1 * -1
templabels <- c("Z1", "0", "Z2")
labelplacement <- c(sd1, mean, sd2)

x <- seq(lb, ub, length=200)
qmat <- matrix(data=x, ncol=1)
qmat <- cbind(qmat, dnorm(qmat[,1]))
qmat <- cbind(qmat, seq(lb, sd1, length=200))
qmat <- cbind(qmat, dnorm(qmat[,3]))
qmat <- cbind(qmat, seq(sd2, ub, length=200))
qmat <- cbind(qmat, dnorm(qmat[,5]))

plot(qmat[,1], qmat[,2], 
     xlab = '', ylab = '',
     xlim = c(lb - 0.1, ub + 0.1),
     ylim = c(0,0.45), axes = FALSE,
     type = "l", 
     col = darkred, 
     lwd = 2)

axis(side = 1, at = labelplacement, labels = templabels, cex.axis=0.7)
axis(side = 1, at = c(lb, ub), labels = NA, tick = TRUE, lwd.ticks=0)

polygon(c(lb,qmat[,1],ub),c(0,qmat[,2],0), col = paleblue, border = paleblue)
polygon(c(lb, qmat[,3], sd1),c(0,qmat[,4],0), col = paleyellow, border = paleyellow)
polygon(c(sd2,qmat[,5],ub),c(0,qmat[,6],0), col = paleyellow, border = paleyellow)

lines(x = c(sd1, sd1), y = c(0, dnorm(sd1)), lwd = 2, col = turquoise)
lines(x = c(sd2, sd2), y = c(0, dnorm(sd2)), lwd = 2, col = turquoise)
lines(qmat[,1], qmat[,2], col = darkred, lwd = 2)

arrows(x0 = -1.5, x1 = -0.8, y0 = 0.24, y1 = 0.1, col = "black", lwd = 1, angle = 15, length=0.1)
text(x = -1.6, y=0.26, "?")

dev.off()


png(filename="normalareaoutside.png", width=5, height=4, units="in", pointsize=12, bg="white", res=300, type="quartz")
margins <- margins
sd <- 1
lb <- -3
ub <- 3
mean <- 0
sd1 <- -1.25
sd2 <- sd1 * -1
templabels <- c("Z1", "0", "Z2")
labelplacement <- c(sd1, mean, sd2)

x <- seq(lb, ub, length=200)
qmat <- matrix(data=x, ncol=1)
qmat <- cbind(qmat, dnorm(qmat[,1]))
qmat <- cbind(qmat, seq(lb, sd1, length=200))
qmat <- cbind(qmat, dnorm(qmat[,3]))
qmat <- cbind(qmat, seq(sd2, ub, length=200))
qmat <- cbind(qmat, dnorm(qmat[,5]))

plot(qmat[,1], qmat[,2], 
     xlab = '', ylab = '',
     xlim = c(lb - 0.1, ub + 0.1),
     ylim = c(0,0.45), axes = FALSE,
     type = "l", 
     col = darkred, 
     lwd = 2)

axis(side = 1, at = labelplacement, labels = templabels, cex.axis=0.7)
axis(side = 1, at = c(lb, ub), labels = NA, tick = TRUE, lwd.ticks=0)

polygon(c(lb,qmat[,1],ub),c(0,qmat[,2],0), col = paleyellow, border = paleyellow)
polygon(c(lb, qmat[,3], sd1),c(0,qmat[,4],0), col = paleblue, border = paleblue)
polygon(c(sd2,qmat[,5],ub),c(0,qmat[,6],0), col = paleblue, border = paleblue)

lines(x = c(sd1, sd1), y = c(0, dnorm(sd1)), lwd = 2, col = turquoise)
lines(x = c(sd2, sd2), y = c(0, dnorm(sd2)), lwd = 2, col = turquoise)
lines(qmat[,1], qmat[,2], col = darkred, lwd = 2)

arrows(x0 = -2.3, x1 = -1.8, y0 = 0.11, y1 = 0.04, col = "black", lwd = 1, angle = 15, length=0.1)
arrows(x0 = 2.3, x1 = 1.8, y0 = 0.11, y1 = 0.04, col = "black", lwd = 1, angle = 15, length=0.1)
text(x = -2.4, y=0.13, "?")
text(x = 2.4, y=0.13, "?")

dev.off()



png(filename="normalarealeft.png", width=5, height=4, units="in", pointsize=12, bg="white", res=300, type="quartz")
margins <- margins
sd <- 1
lb <- -3
ub <- 3
mean <- 0
sd1 <- -1.25
sd2 <- sd1 * -1
templabels <- c("Z0", "0")
labelplacement <- c(sd1, mean)

x <- seq(lb, ub, length=200)
qmat <- matrix(data=x, ncol=1)
qmat <- cbind(qmat, dnorm(qmat[,1]))
qmat <- cbind(qmat, seq(lb, sd1, length=200))
qmat <- cbind(qmat, dnorm(qmat[,3]))
qmat <- cbind(qmat, seq(sd2, ub, length=200))
qmat <- cbind(qmat, dnorm(qmat[,5]))

plot(qmat[,1], qmat[,2], 
     xlab = '', ylab = '',
     xlim = c(lb - 0.1, ub + 0.1),
     ylim = c(0,0.45), axes = FALSE,
     type = "l", 
     col = darkred, 
     lwd = 2)

axis(side = 1, at = labelplacement, labels = templabels, cex.axis=0.7)
axis(side = 1, at = c(lb, ub), labels = NA, tick = TRUE, lwd.ticks=0)

polygon(c(lb,qmat[,1],ub),c(0,qmat[,2],0), col = paleyellow, border = paleyellow)
polygon(c(lb, qmat[,3], sd1),c(0,qmat[,4],0), col = paleblue, border = paleblue)
# polygon(c(sd2,qmat[,5],ub),c(0,qmat[,6],0), col = paleblue, border = paleblue)

lines(x = c(sd1, sd1), y = c(0, dnorm(sd1)), lwd = 2, col = turquoise)
# lines(x = c(sd2, sd2), y = c(0, dnorm(sd2)), lwd = 2, col = turquoise)
lines(qmat[,1], qmat[,2], col = darkred, lwd = 2)

arrows(x0 = -2.3, x1 = -1.8, y0 = 0.11, y1 = 0.04, col = "black", lwd = 1, angle = 15, length=0.1)
# arrows(x0 = 2.3, x1 = 1.8, y0 = 0.11, y1 = 0.04, col = "black", lwd = 1, angle = 15, length=0.1)
text(x = -2.4, y=0.13, "?")
# text(x = 2.4, y=0.13, "?")

dev.off()


png(filename="normalarearight.png", width=5, height=4, units="in", pointsize=12, bg="white", res=300, type="quartz")
margins <- margins
plot(qmat[,1], qmat[,2], 
     xlab = '', ylab = '',
     xlim = c(lb - 0.1, ub + 0.1),
     ylim = c(0,0.45), axes = FALSE,
     type = "l", 
     col = darkred, 
     lwd = 2)
templabels <- c("0", "Z0")
labelplacement <- c(mean, sd2)

axis(side = 1, at = labelplacement, labels = templabels, cex.axis=0.7)
axis(side = 1, at = c(lb, ub), labels = NA, tick = TRUE, lwd.ticks=0)

polygon(c(lb,qmat[,1],ub),c(0,qmat[,2],0), col = paleyellow, border = paleyellow)
# polygon(c(lb, qmat[,3], sd1),c(0,qmat[,4],0), col = paleblue, border = paleblue)
polygon(c(sd2,qmat[,5],ub),c(0,qmat[,6],0), col = paleblue, border = paleblue)

#lines(x = c(sd1, sd1), y = c(0, dnorm(sd1)), lwd = 2, col = turquoise)
lines(x = c(sd2, sd2), y = c(0, dnorm(sd2)), lwd = 2, col = turquoise)
lines(qmat[,1], qmat[,2], col = darkred, lwd = 2)

# arrows(x0 = -2.3, x1 = -1.8, y0 = 0.11, y1 = 0.04, col = "black", lwd = 1, angle = 15, length=0.1)
arrows(x0 = 2.3, x1 = 1.8, y0 = 0.11, y1 = 0.04, col = "black", lwd = 1, angle = 15, length=0.1)
# text(x = -2.4, y=0.13, "?")
text(x = 2.4, y=0.13, "?")

dev.off()
